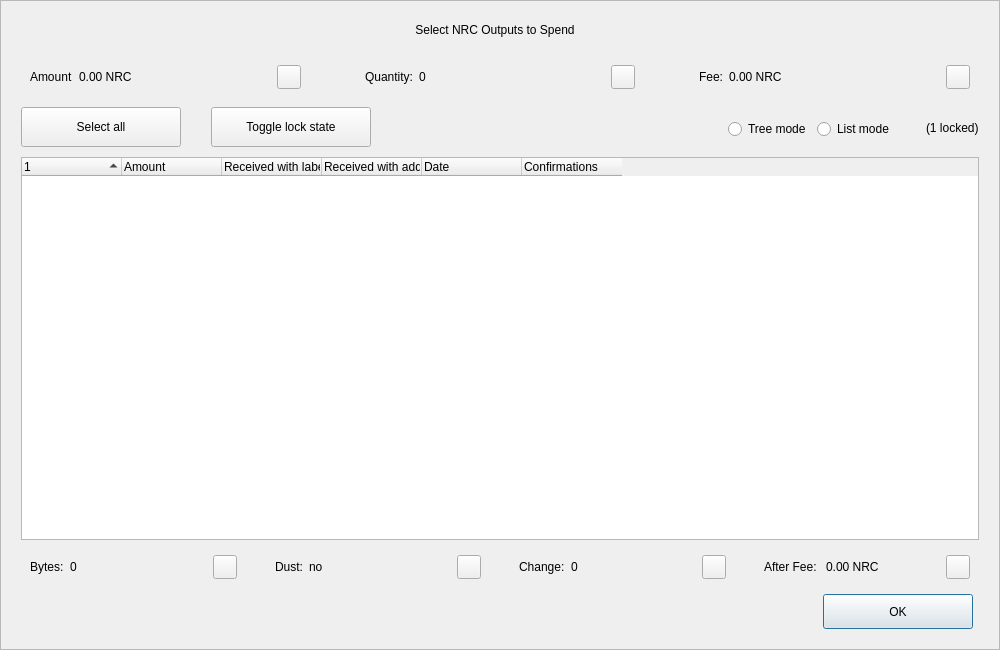
<?xml version="1.0" encoding="UTF-8"?>
<ui version="4.0">
 <class>CoinControlDialog</class>
 <widget class="QDialog" name="CoinControlDialog">
  <property name="geometry">
   <rect>
    <x>0</x>
    <y>0</y>
    <width>1000</width>
    <height>650</height>
   </rect>
  </property>
  <property name="minimumSize">
   <size>
    <width>950</width>
    <height>650</height>
   </size>
  </property>
  <property name="windowTitle">
   <string>Coin Selection</string>
  </property>
  <property name="styleSheet">
   <string notr="true"/>
  </property>
  <layout class="QVBoxLayout" name="verticalLayout">
   <property name="spacing">
    <number>0</number>
   </property>
   <property name="leftMargin">
    <number>0</number>
   </property>
   <property name="topMargin">
    <number>0</number>
   </property>
   <property name="rightMargin">
    <number>0</number>
   </property>
   <property name="bottomMargin">
    <number>0</number>
   </property>
   <item>
    <widget class="QFrame" name="frameContainer">
     <property name="toolTipDuration">
      <number>0</number>
     </property>
     <property name="frameShape">
      <enum>QFrame::StyledPanel</enum>
     </property>
     <property name="frameShadow">
      <enum>QFrame::Raised</enum>
     </property>
     <layout class="QVBoxLayout" name="verticalLayout_2">
      <property name="leftMargin">
       <number>0</number>
      </property>
      <property name="rightMargin">
       <number>0</number>
      </property>
      <property name="bottomMargin">
       <number>20</number>
      </property>
      <item>
       <layout class="QHBoxLayout" name="horizontalLayout_12">
        <property name="spacing">
         <number>0</number>
        </property>
        <property name="leftMargin">
         <number>20</number>
        </property>
        <property name="rightMargin">
         <number>30</number>
        </property>
        <item>
         <spacer name="horizontalSpacer_4">
          <property name="orientation">
           <enum>Qt::Horizontal</enum>
          </property>
          <property name="sizeHint" stdset="0">
           <size>
            <width>40</width>
            <height>20</height>
           </size>
          </property>
         </spacer>
        </item>
        <item>
         <widget class="QLabel" name="labelTitle">
          <property name="minimumSize">
           <size>
            <width>0</width>
            <height>40</height>
           </size>
          </property>
          <property name="maximumSize">
           <size>
            <width>16777215</width>
            <height>40</height>
           </size>
          </property>
          <property name="text">
           <string>Select NRC Outputs to Spend</string>
          </property>
          <property name="alignment">
           <set>Qt::AlignCenter</set>
          </property>
          <property name="margin">
           <number>7</number>
          </property>
         </widget>
        </item>
        <item>
         <spacer name="horizontalSpacer_5">
          <property name="orientation">
           <enum>Qt::Horizontal</enum>
          </property>
          <property name="sizeHint" stdset="0">
           <size>
            <width>40</width>
            <height>20</height>
           </size>
          </property>
         </spacer>
        </item>
       </layout>
      </item>
      <item>
       <layout class="QHBoxLayout" name="horizontalLayout_8">
        <property name="leftMargin">
         <number>20</number>
        </property>
        <property name="rightMargin">
         <number>20</number>
        </property>
        <item>
         <widget class="QWidget" name="layoutAmount" native="true">
          <layout class="QHBoxLayout" name="horizontalLayout_9" stretch="0,1,0">
           <item>
            <widget class="QLabel" name="labelCoinControlAmountText">
             <property name="text">
              <string>Amount</string>
             </property>
            </widget>
           </item>
           <item>
            <widget class="QLabel" name="labelCoinControlAmount">
             <property name="text">
              <string>0.00 NRC</string>
             </property>
            </widget>
           </item>
           <item alignment="Qt::AlignHCenter|Qt::AlignVCenter">
            <widget class="QPushButton" name="pushButtonAmount">
             <property name="minimumSize">
              <size>
               <width>0</width>
               <height>24</height>
              </size>
             </property>
             <property name="maximumSize">
              <size>
               <width>24</width>
               <height>26</height>
              </size>
             </property>
             <property name="focusPolicy">
              <enum>Qt::NoFocus</enum>
             </property>
             <property name="styleSheet">
              <string notr="true">padding-bottom:2px;
padding-right:4px;</string>
             </property>
             <property name="text">
              <string/>
             </property>
            </widget>
           </item>
          </layout>
         </widget>
        </item>
        <item>
         <spacer name="horizontalSpacer_2">
          <property name="orientation">
           <enum>Qt::Horizontal</enum>
          </property>
          <property name="sizeType">
           <enum>QSizePolicy::Fixed</enum>
          </property>
          <property name="sizeHint" stdset="0">
           <size>
            <width>40</width>
            <height>20</height>
           </size>
          </property>
         </spacer>
        </item>
        <item>
         <widget class="QWidget" name="layoutQuantity" native="true">
          <layout class="QHBoxLayout" name="horizontalLayout_10" stretch="0,1,0">
           <item>
            <widget class="QLabel" name="labelCoinControlQuantityText">
             <property name="text">
              <string>Quantity:</string>
             </property>
            </widget>
           </item>
           <item>
            <widget class="QLabel" name="labelCoinControlQuantity">
             <property name="text">
              <string>0</string>
             </property>
            </widget>
           </item>
           <item alignment="Qt::AlignHCenter|Qt::AlignVCenter">
            <widget class="QPushButton" name="pushButtonQuantity">
             <property name="minimumSize">
              <size>
               <width>0</width>
               <height>24</height>
              </size>
             </property>
             <property name="maximumSize">
              <size>
               <width>24</width>
               <height>26</height>
              </size>
             </property>
             <property name="focusPolicy">
              <enum>Qt::NoFocus</enum>
             </property>
             <property name="styleSheet">
              <string notr="true">padding-bottom:2px;
               padding-right:4px;</string>
             </property>
             <property name="text">
              <string/>
             </property>
            </widget>
           </item>
          </layout>
         </widget>
        </item>
        <item>
         <spacer name="horizontalSpacer_22">
          <property name="orientation">
           <enum>Qt::Horizontal</enum>
          </property>
          <property name="sizeType">
           <enum>QSizePolicy::Fixed</enum>
          </property>
          <property name="sizeHint" stdset="0">
           <size>
            <width>40</width>
            <height>20</height>
           </size>
          </property>
         </spacer>
        </item>
        <item>
         <widget class="QWidget" name="layoutFee" native="true">
          <layout class="QHBoxLayout" name="horizontalLayout_11" stretch="0,1,0">
           <item>
            <widget class="QLabel" name="labelCoinControlFeeText">
             <property name="text">
              <string>Fee:</string>
             </property>
            </widget>
           </item>
           <item>
            <widget class="QLabel" name="labelCoinControlFee">
             <property name="text">
              <string>0.00 NRC</string>
             </property>
            </widget>
           </item>
           <item alignment="Qt::AlignHCenter|Qt::AlignVCenter">
            <widget class="QPushButton" name="pushButtonFee">
             <property name="minimumSize">
              <size>
               <width>0</width>
               <height>24</height>
              </size>
             </property>
             <property name="maximumSize">
              <size>
               <width>24</width>
               <height>26</height>
              </size>
             </property>
             <property name="focusPolicy">
              <enum>Qt::NoFocus</enum>
             </property>
             <property name="styleSheet">
              <string notr="true">padding-bottom:2px;
               padding-right:4px;</string>
             </property>
             <property name="text">
              <string/>
             </property>
            </widget>
           </item>
          </layout>
         </widget>
        </item>
       </layout>
      </item>
      <item>
       <widget class="QFrame" name="frame">
        <property name="minimumSize">
         <size>
          <width>0</width>
          <height>40</height>
         </size>
        </property>
        <property name="styleSheet">
         <string notr="true">#frame {
	border:0;
}</string>
        </property>
        <property name="frameShape">
         <enum>QFrame::StyledPanel</enum>
        </property>
        <property name="frameShadow">
         <enum>QFrame::Sunken</enum>
        </property>
        <layout class="QHBoxLayout" name="horizontalLayout">
         <property name="spacing">
          <number>0</number>
         </property>
         <property name="leftMargin">
          <number>20</number>
         </property>
         <property name="topMargin">
          <number>0</number>
         </property>
         <property name="rightMargin">
          <number>20</number>
         </property>
         <property name="bottomMargin">
          <number>0</number>
         </property>
         <item>
          <layout class="QHBoxLayout" name="horizontalLayoutPanel" stretch="0,0,0,0,0,0">
           <property name="spacing">
            <number>20</number>
           </property>
           <item>
            <widget class="QPushButton" name="pushButtonSelectAll">
             <property name="sizePolicy">
              <sizepolicy hsizetype="Maximum" vsizetype="Fixed">
               <horstretch>0</horstretch>
               <verstretch>0</verstretch>
              </sizepolicy>
             </property>
             <property name="minimumSize">
              <size>
               <width>160</width>
               <height>40</height>
              </size>
             </property>
             <property name="maximumSize">
              <size>
               <width>16777215</width>
               <height>40</height>
              </size>
             </property>
             <property name="text">
              <string>Select all</string>
             </property>
             <property name="checkable">
              <bool>true</bool>
             </property>
             <property name="checked">
              <bool>false</bool>
             </property>
             <property name="autoExclusive">
              <bool>false</bool>
             </property>
             <property name="autoDefault">
              <bool>false</bool>
             </property>
            </widget>
           </item>
           <item>
            <spacer name="horizontalSpacer_6">
             <property name="orientation">
              <enum>Qt::Horizontal</enum>
             </property>
             <property name="sizeType">
              <enum>QSizePolicy::Fixed</enum>
             </property>
             <property name="sizeHint" stdset="0">
              <size>
               <width>10</width>
               <height>20</height>
              </size>
             </property>
            </spacer>
           </item>
           <item>
            <widget class="QPushButton" name="pushButtonToggleLock">
             <property name="sizePolicy">
              <sizepolicy hsizetype="Maximum" vsizetype="Fixed">
               <horstretch>0</horstretch>
               <verstretch>0</verstretch>
              </sizepolicy>
             </property>
             <property name="minimumSize">
              <size>
               <width>160</width>
               <height>40</height>
              </size>
             </property>
             <property name="maximumSize">
              <size>
               <width>16777215</width>
               <height>40</height>
              </size>
             </property>
             <property name="text">
              <string>Toggle lock state</string>
             </property>
             <property name="checkable">
              <bool>true</bool>
             </property>
             <property name="autoExclusive">
              <bool>false</bool>
             </property>
             <property name="autoDefault">
              <bool>false</bool>
             </property>
            </widget>
           </item>
           <item>
            <spacer name="horizontalSpacer_7">
             <property name="orientation">
              <enum>Qt::Horizontal</enum>
             </property>
             <property name="sizeType">
              <enum>QSizePolicy::Expanding</enum>
             </property>
             <property name="sizeHint" stdset="0">
              <size>
               <width>30</width>
               <height>20</height>
              </size>
             </property>
            </spacer>
           </item>
           <item alignment="Qt::AlignRight">
            <widget class="QGroupBox" name="groupBox_2">
             <property name="styleSheet">
              <string notr="true">#groupBox_2 {
    background-color:transparent;
    border-radius:0;
}</string>
             </property>
             <property name="title">
              <string/>
             </property>
             <layout class="QHBoxLayout" name="horizontalLayout_14">
              <item>
               <widget class="QRadioButton" name="radioTreeMode">
                <property name="sizePolicy">
                 <sizepolicy hsizetype="Maximum" vsizetype="Fixed">
                  <horstretch>0</horstretch>
                  <verstretch>0</verstretch>
                 </sizepolicy>
                </property>
                <property name="text">
                 <string>Tree mode</string>
                </property>
               </widget>
              </item>
              <item>
               <widget class="QRadioButton" name="radioListMode">
                <property name="sizePolicy">
                 <sizepolicy hsizetype="Maximum" vsizetype="Fixed">
                  <horstretch>0</horstretch>
                  <verstretch>0</verstretch>
                 </sizepolicy>
                </property>
                <property name="text">
                 <string>List mode</string>
                </property>
                <property name="checked">
                 <bool>false</bool>
                </property>
               </widget>
              </item>
             </layout>
            </widget>
           </item>
           <item>
            <widget class="QLabel" name="labelLocked">
             <property name="text">
              <string>(1 locked)</string>
             </property>
            </widget>
           </item>
          </layout>
         </item>
        </layout>
       </widget>
      </item>
      <item>
       <layout class="QHBoxLayout" name="horizontalLayout_13">
        <property name="leftMargin">
         <number>20</number>
        </property>
        <property name="rightMargin">
         <number>20</number>
        </property>
        <item>
         <widget class="CoinControlTreeWidget" name="treeWidget">
          <property name="contextMenuPolicy">
           <enum>Qt::CustomContextMenu</enum>
          </property>
          <property name="styleSheet">
           <string notr="true"/>
          </property>
          <property name="sortingEnabled">
           <bool>false</bool>
          </property>
          <property name="columnCount">
           <number>6</number>
          </property>
          <attribute name="headerShowSortIndicator" stdset="0">
           <bool>true</bool>
          </attribute>
          <attribute name="headerStretchLastSection">
           <bool>false</bool>
          </attribute>
          <column>
           <property name="text">
            <string/>
           </property>
          </column>
          <column>
           <property name="text">
            <string>Amount</string>
           </property>
          </column>
          <column>
           <property name="text">
            <string>Received with label</string>
           </property>
          </column>
          <column>
           <property name="text">
            <string>Received with address</string>
           </property>
          </column>
          <column>
           <property name="text">
            <string>Date</string>
           </property>
          </column>
          <column>
           <property name="text">
            <string>Confirmations</string>
           </property>
           <property name="toolTip">
            <string>Confirmed</string>
           </property>
          </column>
         </widget>
        </item>
       </layout>
      </item>
      <item>
       <layout class="QHBoxLayout" name="horizontalLayout_3">
        <property name="spacing">
         <number>20</number>
        </property>
        <property name="leftMargin">
         <number>20</number>
        </property>
        <property name="rightMargin">
         <number>20</number>
        </property>
        <item>
         <widget class="QWidget" name="layoutBytes" native="true">
          <layout class="QHBoxLayout" name="horizontalLayout_4" stretch="0,1,0">
           <item>
            <widget class="QLabel" name="labelCoinControlBytesText">
             <property name="text">
              <string>Bytes:</string>
             </property>
            </widget>
           </item>
           <item>
            <widget class="QLabel" name="labelCoinControlBytes">
             <property name="text">
              <string>0</string>
             </property>
            </widget>
           </item>
           <item alignment="Qt::AlignHCenter|Qt::AlignVCenter">
            <widget class="QPushButton" name="pushButtonBytes">
             <property name="minimumSize">
              <size>
               <width>0</width>
               <height>24</height>
              </size>
             </property>
             <property name="maximumSize">
              <size>
               <width>24</width>
               <height>26</height>
              </size>
             </property>
             <property name="focusPolicy">
              <enum>Qt::NoFocus</enum>
             </property>
             <property name="styleSheet">
              <string notr="true">padding-bottom:2px;
               padding-right:4px;</string>
             </property>
             <property name="text">
              <string/>
             </property>
            </widget>
           </item>
          </layout>
         </widget>
        </item>
        <item>
         <widget class="QWidget" name="layoutDust" native="true">
          <layout class="QHBoxLayout" name="horizontalLayout_5" stretch="0,1,0">
           <item>
            <widget class="QLabel" name="labelCoinControlLowOutputText">
             <property name="text">
              <string>Dust:</string>
             </property>
            </widget>
           </item>
           <item>
            <widget class="QLabel" name="labelCoinControlLowOutput">
             <property name="text">
              <string>no</string>
             </property>
            </widget>
           </item>
           <item alignment="Qt::AlignHCenter|Qt::AlignVCenter">
            <widget class="QPushButton" name="pushButtonDust">
             <property name="minimumSize">
              <size>
               <width>0</width>
               <height>24</height>
              </size>
             </property>
             <property name="maximumSize">
              <size>
               <width>24</width>
               <height>26</height>
              </size>
             </property>
             <property name="focusPolicy">
              <enum>Qt::NoFocus</enum>
             </property>
             <property name="styleSheet">
              <string notr="true">padding-bottom:2px;
               padding-right:4px;</string>
             </property>
             <property name="text">
              <string/>
             </property>
            </widget>
           </item>
          </layout>
         </widget>
        </item>
        <item>
         <widget class="QWidget" name="layoutChange" native="true">
          <layout class="QHBoxLayout" name="horizontalLayout_6" stretch="0,1,0">
           <item>
            <widget class="QLabel" name="labelCoinControlChangeText">
             <property name="text">
              <string>Change:</string>
             </property>
            </widget>
           </item>
           <item>
            <widget class="QLabel" name="labelCoinControlChange">
             <property name="text">
              <string>0</string>
             </property>
            </widget>
           </item>
           <item alignment="Qt::AlignHCenter|Qt::AlignVCenter">
            <widget class="QPushButton" name="pushButtonChange">
             <property name="minimumSize">
              <size>
               <width>0</width>
               <height>24</height>
              </size>
             </property>
             <property name="maximumSize">
              <size>
               <width>24</width>
               <height>26</height>
              </size>
             </property>
             <property name="focusPolicy">
              <enum>Qt::NoFocus</enum>
             </property>
             <property name="styleSheet">
              <string notr="true">padding-bottom:2px;
               padding-right:4px;</string>
             </property>
             <property name="text">
              <string/>
             </property>
            </widget>
           </item>
          </layout>
         </widget>
        </item>
        <item>
         <widget class="QWidget" name="layoutAfter" native="true">
          <layout class="QHBoxLayout" name="horizontalLayout_7" stretch="0,1,0">
           <item>
            <widget class="QLabel" name="labelCoinControlAfterFeeText">
             <property name="text">
              <string>After Fee: </string>
             </property>
            </widget>
           </item>
           <item>
            <widget class="QLabel" name="labelCoinControlAfterFee">
             <property name="text">
              <string>0.00 NRC</string>
             </property>
            </widget>
           </item>
           <item alignment="Qt::AlignHCenter|Qt::AlignVCenter">
            <widget class="QPushButton" name="pushButtonAlterFee">
             <property name="minimumSize">
              <size>
               <width>0</width>
               <height>24</height>
              </size>
             </property>
             <property name="maximumSize">
              <size>
               <width>24</width>
               <height>26</height>
              </size>
             </property>
             <property name="focusPolicy">
              <enum>Qt::NoFocus</enum>
             </property>
             <property name="styleSheet">
              <string notr="true">padding-bottom:2px;
               padding-right:4px;</string>
             </property>
             <property name="text">
              <string/>
             </property>
            </widget>
           </item>
          </layout>
         </widget>
        </item>
       </layout>
      </item>
      <item>
       <layout class="QHBoxLayout" name="horizontalLayout_2">
        <property name="spacing">
         <number>0</number>
        </property>
        <property name="leftMargin">
         <number>20</number>
        </property>
        <property name="rightMargin">
         <number>26</number>
        </property>
        <item>
         <spacer name="horizontalSpacer_3">
          <property name="orientation">
           <enum>Qt::Horizontal</enum>
          </property>
          <property name="sizeHint" stdset="0">
           <size>
            <width>558</width>
            <height>20</height>
           </size>
          </property>
         </spacer>
        </item>
        <item>
         <widget class="QPushButton" name="pushButtonOk">
          <property name="minimumSize">
           <size>
            <width>150</width>
            <height>35</height>
           </size>
          </property>
          <property name="text">
           <string>OK</string>
          </property>
         </widget>
        </item>
       </layout>
      </item>
     </layout>
    </widget>
   </item>
  </layout>
 </widget>
 <customwidgets>
  <customwidget>
   <class>CoinControlTreeWidget</class>
   <extends>QTreeWidget</extends>
   <header>coincontroltreewidget.h</header>
  </customwidget>
 </customwidgets>
 <resources/>
 <connections/>
</ui>
